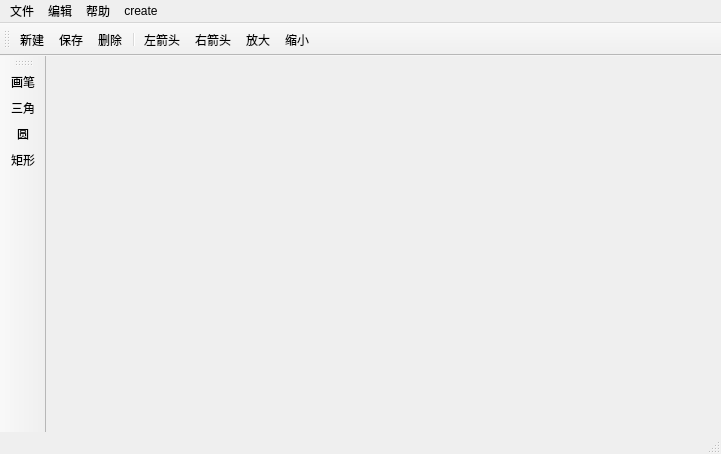
<?xml version="1.0" encoding="UTF-8"?>
<ui version="4.0">
 <class>MainWindow</class>
 <widget class="QMainWindow" name="MainWindow">
  <property name="geometry">
   <rect>
    <x>0</x>
    <y>0</y>
    <width>721</width>
    <height>454</height>
   </rect>
  </property>
  <property name="windowTitle">
   <string>MainWindow</string>
  </property>
  <widget class="QWidget" name="centralWidget"/>
  <widget class="QMenuBar" name="menuBar">
   <property name="geometry">
    <rect>
     <x>0</x>
     <y>0</y>
     <width>721</width>
     <height>23</height>
    </rect>
   </property>
   <widget class="QMenu" name="menu">
    <property name="title">
     <string>文件</string>
    </property>
    <addaction name="action21"/>
    <addaction name="action22"/>
    <addaction name="separator"/>
    <addaction name="action21_2"/>
    <addaction name="action12"/>
    <addaction name="separator"/>
    <addaction name="action21_3"/>
   </widget>
   <widget class="QMenu" name="menu_2">
    <property name="title">
     <string>编辑</string>
    </property>
    <addaction name="action21_4"/>
    <addaction name="action12_2"/>
    <addaction name="action1"/>
    <addaction name="action12_3"/>
    <addaction name="separator"/>
    <addaction name="action21_5"/>
    <addaction name="action21_6"/>
    <addaction name="action31"/>
   </widget>
   <widget class="QMenu" name="menu_3">
    <property name="title">
     <string>帮助</string>
    </property>
    <addaction name="action21_7"/>
   </widget>
   <widget class="QMenu" name="menuCreate">
    <property name="title">
     <string>create</string>
    </property>
   </widget>
   <addaction name="menu"/>
   <addaction name="menu_2"/>
   <addaction name="menu_3"/>
   <addaction name="menuCreate"/>
  </widget>
  <widget class="QToolBar" name="mainToolBar">
   <attribute name="toolBarArea">
    <enum>TopToolBarArea</enum>
   </attribute>
   <attribute name="toolBarBreak">
    <bool>false</bool>
   </attribute>
   <addaction name="New"/>
   <addaction name="SaveAs"/>
   <addaction name="delete_2"/>
   <addaction name="separator"/>
   <addaction name="action"/>
   <addaction name="action2_2"/>
   <addaction name="action2_3"/>
   <addaction name="action12_5"/>
  </widget>
  <widget class="QStatusBar" name="statusBar"/>
  <widget class="QToolBar" name="toolBar">
   <property name="windowTitle">
    <string>toolBar</string>
   </property>
   <attribute name="toolBarArea">
    <enum>LeftToolBarArea</enum>
   </attribute>
   <attribute name="toolBarBreak">
    <bool>false</bool>
   </attribute>
   <addaction name="action1_5"/>
   <addaction name="triangle"/>
   <addaction name="action21_9"/>
   <addaction name="action2"/>
  </widget>
  <action name="action21">
   <property name="text">
    <string>新建</string>
   </property>
  </action>
  <action name="action22">
   <property name="text">
    <string>打开</string>
   </property>
  </action>
  <action name="action21_2">
   <property name="text">
    <string>保存</string>
   </property>
  </action>
  <action name="action12">
   <property name="text">
    <string>另存为</string>
   </property>
  </action>
  <action name="action21_3">
   <property name="text">
    <string>退出</string>
   </property>
  </action>
  <action name="action21_4">
   <property name="text">
    <string>全选</string>
   </property>
  </action>
  <action name="action12_2">
   <property name="text">
    <string>复制</string>
   </property>
  </action>
  <action name="action1">
   <property name="text">
    <string>粘贴</string>
   </property>
  </action>
  <action name="action12_3">
   <property name="text">
    <string>剪切</string>
   </property>
  </action>
  <action name="action21_5">
   <property name="text">
    <string>放大</string>
   </property>
  </action>
  <action name="action21_6">
   <property name="text">
    <string>缩小</string>
   </property>
  </action>
  <action name="action31">
   <property name="text">
    <string>还原</string>
   </property>
  </action>
  <action name="action21_7">
   <property name="text">
    <string>关于QPainter</string>
   </property>
  </action>
  <action name="triangle">
   <property name="icon">
    <iconset>
     <normaloff>../build-Qpainter-Desktop_Qt_5_2_0_MinGW_32bit-Debug/LOGO/LogoMaker_20180702112603.png</normaloff>../build-Qpainter-Desktop_Qt_5_2_0_MinGW_32bit-Debug/LOGO/LogoMaker_20180702112603.png</iconset>
   </property>
   <property name="text">
    <string>三角</string>
   </property>
  </action>
  <action name="action21_9">
   <property name="icon">
    <iconset>
     <normaloff>../build-Qpainter-Desktop_Qt_5_2_0_MinGW_32bit-Debug/LOGO/LogoMaker_20180702112510.png</normaloff>../build-Qpainter-Desktop_Qt_5_2_0_MinGW_32bit-Debug/LOGO/LogoMaker_20180702112510.png</iconset>
   </property>
   <property name="text">
    <string>圆</string>
   </property>
  </action>
  <action name="action2">
   <property name="icon">
    <iconset>
     <normaloff>../build-Qpainter-Desktop_Qt_5_2_0_MinGW_32bit-Debug/LOGO/LogoMaker_20180702111206.png</normaloff>../build-Qpainter-Desktop_Qt_5_2_0_MinGW_32bit-Debug/LOGO/LogoMaker_20180702111206.png</iconset>
   </property>
   <property name="text">
    <string>矩形</string>
   </property>
  </action>
  <action name="SaveAs">
   <property name="icon">
    <iconset>
     <normaloff>../build-Qpainter-Desktop_Qt_5_2_0_MinGW_32bit-Debug/LOGO/LogoMaker_20180702110320.png</normaloff>../build-Qpainter-Desktop_Qt_5_2_0_MinGW_32bit-Debug/LOGO/LogoMaker_20180702110320.png</iconset>
   </property>
   <property name="text">
    <string>保存</string>
   </property>
  </action>
  <action name="action">
   <property name="icon">
    <iconset>
     <normaloff>../build-Qpainter-Desktop_Qt_5_2_0_MinGW_32bit-Debug/LOGO/LogoMaker_20180702110649.png</normaloff>../build-Qpainter-Desktop_Qt_5_2_0_MinGW_32bit-Debug/LOGO/LogoMaker_20180702110649.png</iconset>
   </property>
   <property name="text">
    <string>左箭头</string>
   </property>
  </action>
  <action name="action2_2">
   <property name="icon">
    <iconset>
     <normaloff>../build-Qpainter-Desktop_Qt_5_2_0_MinGW_32bit-Debug/LOGO/left.png</normaloff>../build-Qpainter-Desktop_Qt_5_2_0_MinGW_32bit-Debug/LOGO/left.png</iconset>
   </property>
   <property name="text">
    <string>右箭头</string>
   </property>
  </action>
  <action name="action2_3">
   <property name="icon">
    <iconset>
     <normaloff>../build-Qpainter-Desktop_Qt_5_2_0_MinGW_32bit-Debug/LOGO/LogoMaker_20180702111003.png</normaloff>../build-Qpainter-Desktop_Qt_5_2_0_MinGW_32bit-Debug/LOGO/LogoMaker_20180702111003.png</iconset>
   </property>
   <property name="text">
    <string>放大</string>
   </property>
  </action>
  <action name="action12_5">
   <property name="icon">
    <iconset>
     <normaloff>../build-Qpainter-Desktop_Qt_5_2_0_MinGW_32bit-Debug/LOGO/LogoMaker_20180702111046.png</normaloff>../build-Qpainter-Desktop_Qt_5_2_0_MinGW_32bit-Debug/LOGO/LogoMaker_20180702111046.png</iconset>
   </property>
   <property name="text">
    <string>缩小</string>
   </property>
  </action>
  <action name="delete_2">
   <property name="icon">
    <iconset>
     <normaloff>../build-Qpainter-Desktop_Qt_5_2_0_MinGW_32bit-Debug/LOGO/LogoMaker_20180702110910.png</normaloff>../build-Qpainter-Desktop_Qt_5_2_0_MinGW_32bit-Debug/LOGO/LogoMaker_20180702110910.png</iconset>
   </property>
   <property name="text">
    <string>删除</string>
   </property>
   <property name="toolTip">
    <string>删除</string>
   </property>
  </action>
  <action name="action1_5">
   <property name="icon">
    <iconset>
     <normaloff>../build-Qpainter-Desktop_Qt_5_2_0_MinGW_32bit-Debug/LOGO/LogoMaker_20180701101958.png</normaloff>../build-Qpainter-Desktop_Qt_5_2_0_MinGW_32bit-Debug/LOGO/LogoMaker_20180701101958.png</iconset>
   </property>
   <property name="text">
    <string>画笔</string>
   </property>
  </action>
  <action name="New">
   <property name="icon">
    <iconset>
     <normaloff>../build-Qpainter-Desktop_Qt_5_2_0_MinGW_32bit-Debug/LOGO/LogoMaker_20180702170558.png</normaloff>../build-Qpainter-Desktop_Qt_5_2_0_MinGW_32bit-Debug/LOGO/LogoMaker_20180702170558.png</iconset>
   </property>
   <property name="text">
    <string>新建</string>
   </property>
  </action>
 </widget>
 <layoutdefault spacing="6" margin="11"/>
 <resources/>
 <connections/>
</ui>
